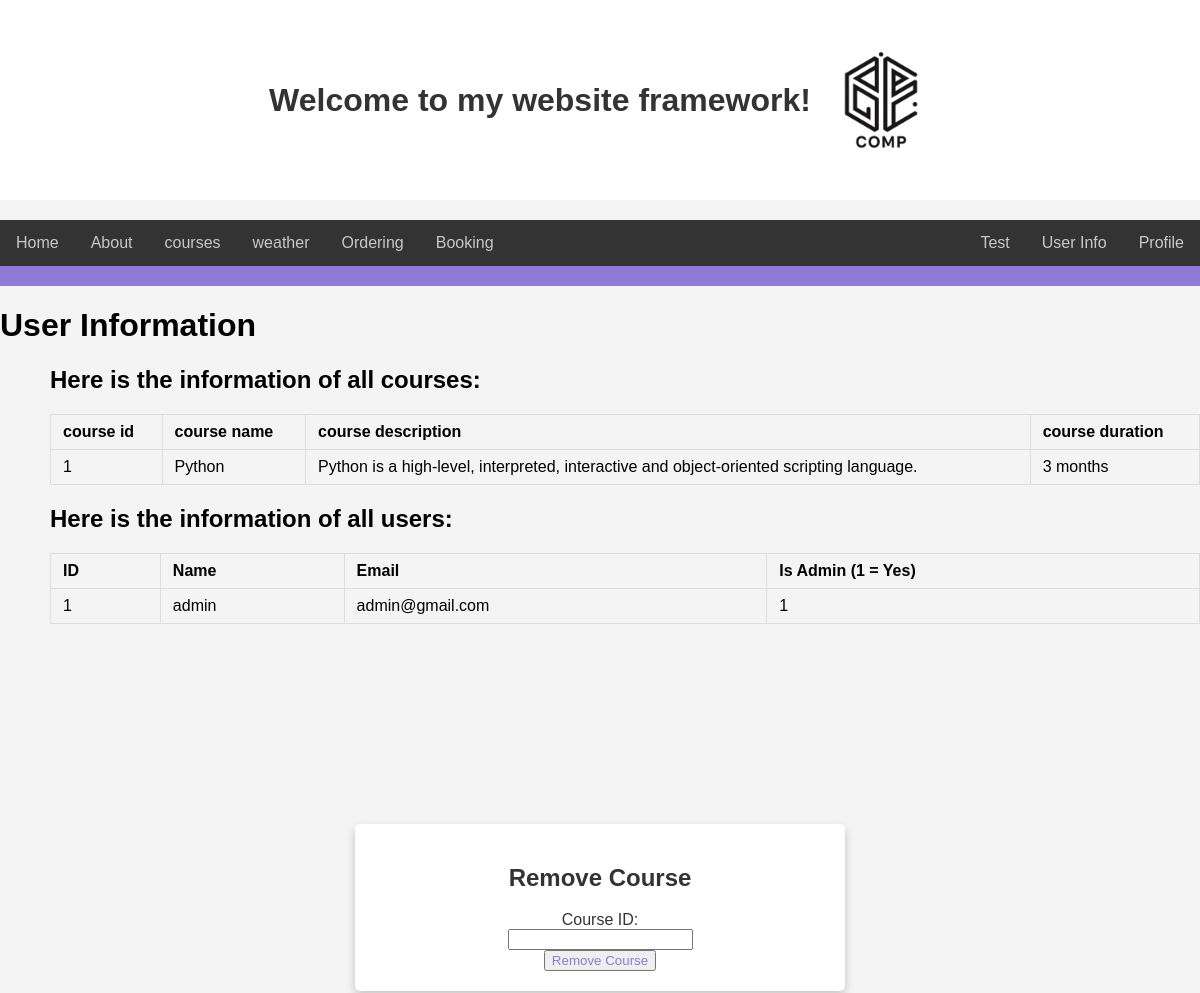
The page /usersinfo (signed in, upper part) on the database as committed earlier.
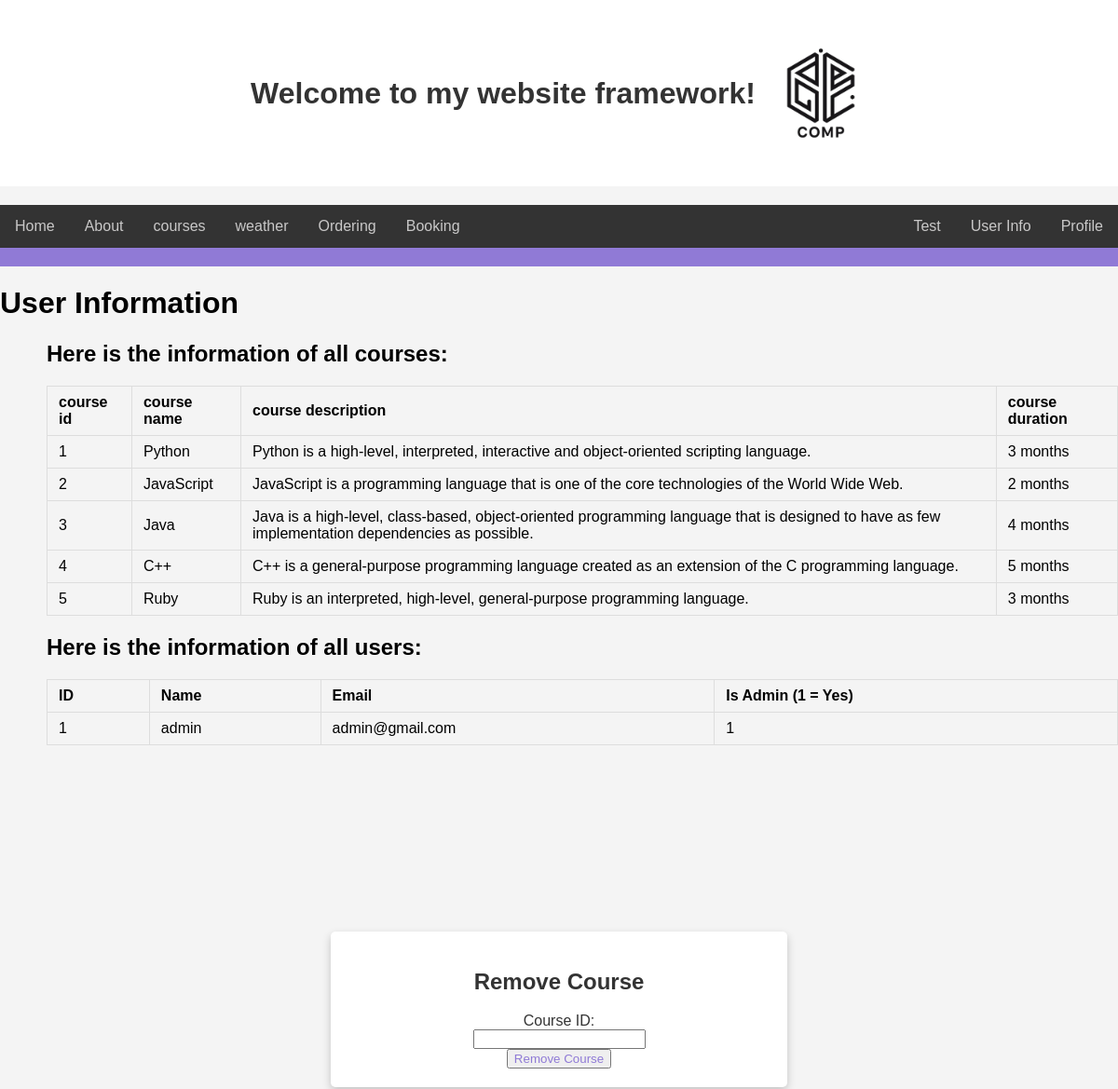
The same page on the database as committed later.
### tables this page shows
CREATE TABLE courses (course_id INTEGER PRIMARY KEY, course_name TEXT NOT NULL, course_description TEXT NOT NULL,course_duration TEXT NOT NULL);

CREATE TABLE users (id INTEGER PRIMARY KEY, username TEXT NOT NULL, email TEXT NOT NULL, password TEXT NOT NULL, admin BOOLEAN NOT NULL DEFAULT FALSE);

### main.py (the view)
@app.route("/usersinfo")
def users_info():
    if "username" not in session or not session.get("admin"):
        return redirect(url_for("login"))
    try:
        connection = sqlite3.connect("users.db")
        cursor = connection.cursor()
        cursor.execute("SELECT id, username, email, admin FROM users")
        users = cursor.fetchall()
        cursor.execute(
            "SELECT course_id, course_name, course_description, course_duration FROM courses"
        )
        courses = cursor.fetchall()
        connection.close()
        return render_template("users_info.html", users=users, courses=courses)
    except sqlite3.Error as e:
        return f"Database error: {str(e)}", 500

### main.py (called while the page is built)
@app.before_request
def manage_session():
    session.permanent = True
    app.permanent_session_lifetime = timedelta(minutes=30)
    if "username" in session:
        last_activity = session.get("last_activity")
        if last_activity:
            current_time = datetime.now()
            time_difference = current_time - last_activity.replace(tzinfo=None)
            if time_difference.total_seconds() > 1800:  # 30 minute
                session.clear()
                return redirect(url_for("login"))
    session["last_activity"] = datetime.now()

@app.context_processor
def inject_user():
    return {
        "authenticated": "username" in session,
        "admin": session.get("admin", False),
    }

@app.context_processor
def inject_theme():
    theme = session.get("theme", "light")
    return dict(theme=theme)

### Templates/users_info.html (shortened to what this page needs)
<!DOCTYPE html>
<html lang="en">
  {% extends "index.html" %} {% block title %}User Info{% endblock %} {% block
  content %}
  <body>
    <h1>User Information</h1>
    <div class="user_info">
      <h2>Here is the information of all courses:</h2>
      <table>
        <thead>
          <tr>
            <th>course id</th>
            <th>course name</th>
            <th>course description</th>
            <th>course duration</th>
          </tr>
        </thead>
        <tbody>
          {% for courses in courses %}
          <tr>
            <td>{{ courses[0] }}</td>
            <td>{{ courses[1] }}</td>
            <td>{{ courses[2] }}</td>
            <td>{{ courses[3] }}</td>
          </tr>
          {% endfor %}
        </tbody>
      </table>
    </div>
    <div class="course_info">
      <h2>Here is the information of all users:</h2>
      <table>
        <thead>
          <tr>
            <th>ID</th>
            <th>Name</th>
            <th>Email</th>
            <th>Is Admin (1 = Yes)</th>
          </tr>
        </thead>
        <tbody>
          {% for user in users %}
          <tr>
            <td>{{ user[0] }}</td>
            <td>{{ user[1] }}</td>
            <td>{{ user[2] }}</td>
            <td>{{ user[3] }}</td>
          </tr>
          {% endfor %}
        </tbody>
      </table>
    </div>
    <div class="container remove_courses">
      <h2>Remove Course</h2>
      <form action="/delete_course" method="post">
        <label for="course_id">Course ID:</label><br />
        <input type="text" id="course_id" name="course_id" required /><br />
        <button type="submit" style="color: #8f7ad6">Remove Course</button>
      </form>
    </div>
  </body>
  {% endblock %}

### Templates/index.html (shortened to what this page needs)
<!DOCTYPE html>
<html lang="en">
  <head>
    <link rel="stylesheet" href="/static/main.css" />
  </head>
  <body>
    <div class="welcome">
      <div style="display: flex; align-items: center; justify-content: center">
        <h1>Welcome to my website framework!</h1>
        <img
          id="logo"
          src="/static/original Logo.png"
          alt="comp website Logo"
          style="margin-left: 20px; width: 100px; height: auto"
        />
      </div>
    </div>
    <nav class="nav">
      <a href="/" style="color: #c9c8c8">Home</a>
      <a href="/about" style="color: #c9c8c8">About</a>
      <a href="/courses" style="color: #c9c8c8">courses</a>
      <a href="/health_page" style="color: #c9c8c8">weather</a>
      {% if authenticated %}
      <a href="/Orderingpage" style="color: #c9c8c8">Ordering</a>
      <a href="/BookingPage" style="color: #c9c8c8">Booking</a>
      <a href="/profile" style="color: #c9c8c8; float: right">Profile</a>
      {% if admin %}
      <a href="/usersinfo" style="color: #c9c8c8; float: right">User Info</a>
      <a href="/test" style="color: #c9c8c8; float: right">Test</a>
      {% endif %} {% else %}
      <a href="/Sign-Up" style="color: #c9c8c8; float: right">Sign Up</a>
      <a href="/login" style="color: #c9c8c8; float: right">Login</a>
      {% endif %}
    </nav>
    <div class="navbar"></div>
    {% block content %}{% endblock %}
  </body>
</html>

### static/main.css (style rules this page uses)
body { background-color: #f4f4f4; font-family: Arial, sans-serif; margin: 0; padding: 0; }
.container { background-color: #ffffff; color: #333333; }
.container { background: #fff; border-radius: 5px; box-shadow: 0 4px 10px rgba(0, 0, 0, 0.2); margin: auto; margin-bottom: 200px; margin-top: 20px; max-width: 450px; padding: 20px; }
.nav { background-color: #333333; overflow: hidden; }
.nav a { color: #C9C8C8; display: block; float: left; padding: 14px 16px; text-align: center; text-decoration: none; }
.navbar { align-items: center; background-color: #907ad6; display: flex; justify-content: space-between; padding: 10px; }
.welcome { background-color: #ffffff; margin-bottom: 20px; padding: 50px; text-align: center; }
.welcome h1 { color: #333333; }

### Templates/users_info.html (style rules this page uses)
table { width: 100%; border-collapse: collapse; border-left: 100px; }
th, td { padding: 8px 12px; border: 1px solid #ddd; text-align: left; }
th { background-color: #f4f4f4; }
.user_info { margin-left: 50px; }
.course_info { margin-left: 50px; margin-bottom: 200px; }
.container { text-align: center; margin-left: auto; margin-bottom: auto; margin-right: auto; }

Rows that differ between the two databases and show on the page:
added courses: course_id "2", course_name "JavaScript", course_description "JavaScript is a programming language that is one of the core technologies of the World Wide Web.", course_duration "2 months"
added courses: course_id "3", course_name "Java", course_description "Java is a high-level, class-based, object-oriented programming language that is designed to have as few implementation dependencies as possible.", course_duration "4 months"
added courses: course_id "4", course_name "C++", course_description "C++ is a general-purpose programming language created as an extension of the C programming language.", course_duration "5 months"
added courses: course_id "5", course_name "Ruby", course_description "Ruby is an interpreted, high-level, general-purpose programming language.", course_duration "3 months"
